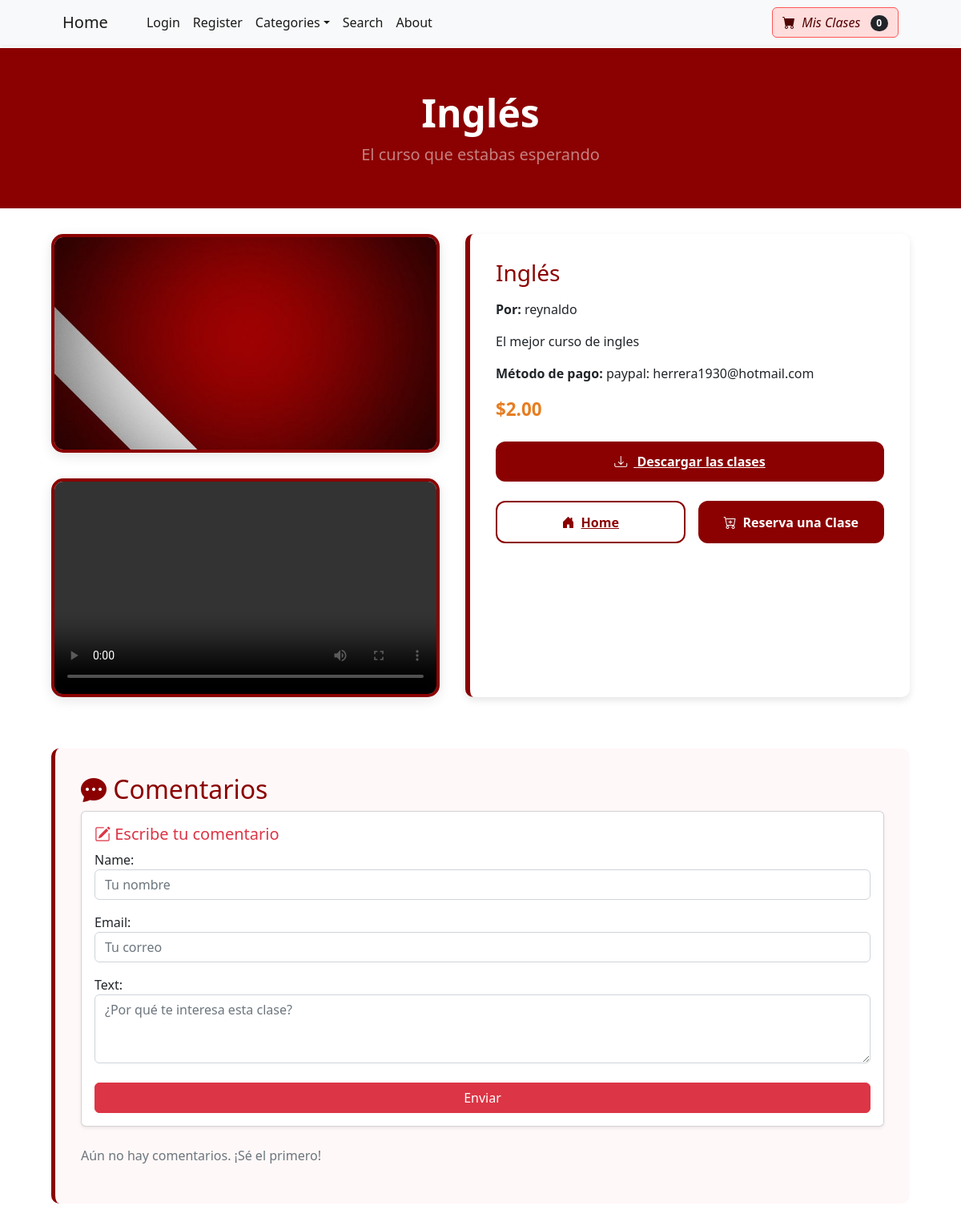
Before: /product/1 with the older database file.
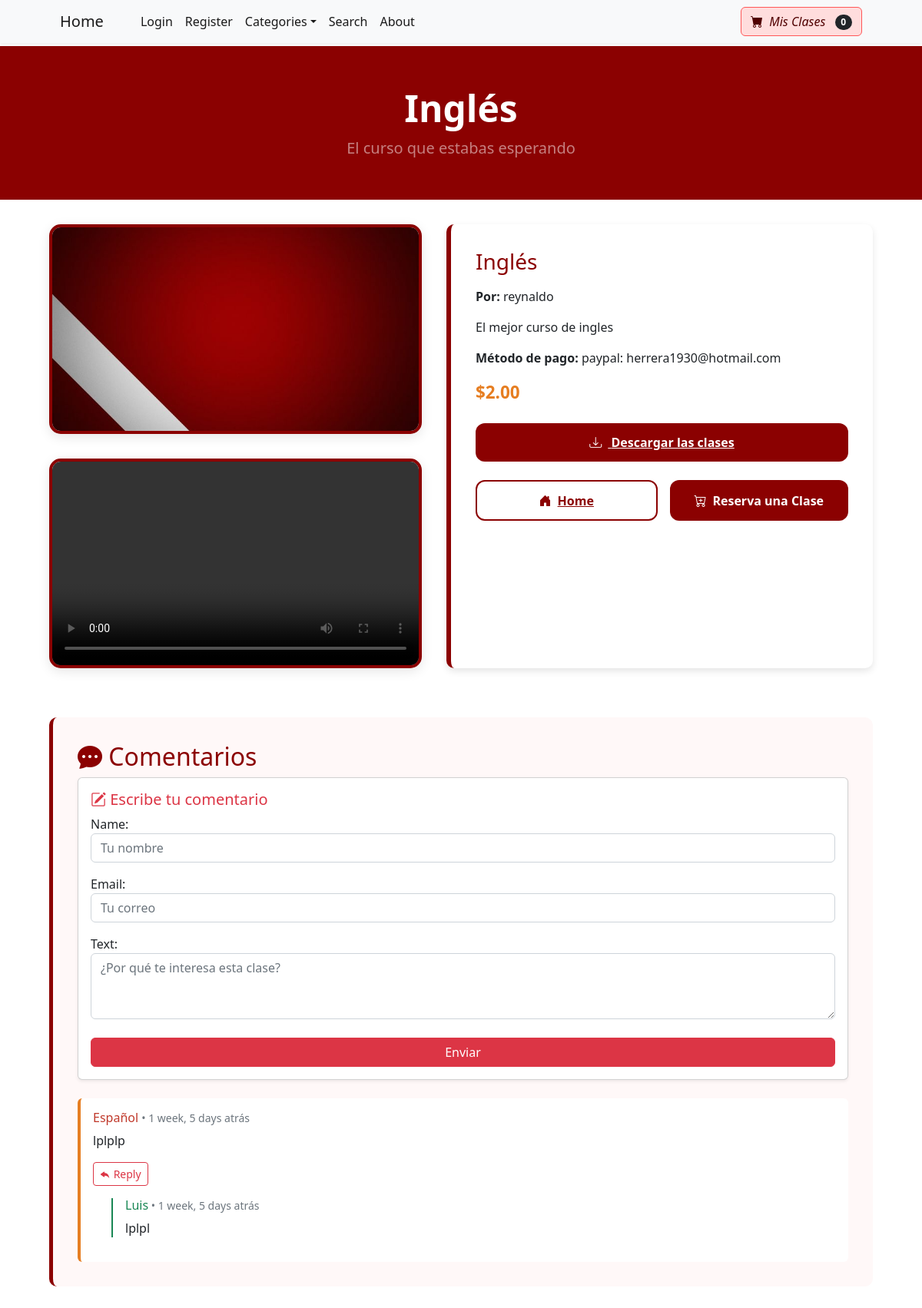
After: the same page with the newer database file.
### store/models.py (models this page shows, shortened)
class Comment(models.Model):
    user = models.ForeignKey(
        User,
        related_name='user_comment',
        on_delete=models.CASCADE, null=True
    )
    product = models.ForeignKey(
        Product,
        related_name='product_comment',
        on_delete=models.CASCADE
    )
    name = models.CharField(max_length=100, null=True)
    email = models.EmailField(null=True)  # Nuevo campo 'email'
    text = models.TextField(null=True)
    time_begin = models.DateTimeField(null=True)  # Nuevo campo 'time_begin'
    time_final = models.DateTimeField(null=True)  # Nuevo campo 'time_final'
    topic = models.CharField(max_length=200, null=True)  # Nuevo campo 'topic'
    created_date = models.DateTimeField(auto_now_add=True)
    class Meta:
        ordering = ['-created_date']  # 🔥 Esto asegura el orden DESC en toda la app

class CommentResponse(models.Model):
    comment = models.ForeignKey(Comment, related_name='responses', on_delete=models.CASCADE)
    responder_name = models.CharField(max_length=100)
    response_text = models.TextField()
    created_at = models.DateTimeField(auto_now_add=True)

### store/views.py (the view)
# urls.py: path('product/<int:pk>', views.product, name='product'),
def product(request, pk):
    product = get_object_or_404(Product, id=pk)
    comments = Comment.objects.filter(product=product)
    if request.method == 'POST' and 'comment_form' in request.POST:
        form = CommentForm(request.POST)
        if form.is_valid():
            comment = form.save(commit=False)
            comment.product = product
            if request.user.is_authenticated:
                comment.user = request.user
            comment.save()
            return redirect('product',pk=pk)
    else:
        form = CommentForm()
    if request.method == 'POST' and 'respuesta_form' in request.POST:
        comment_id = request.POST.get('comment_id')
        comment_obj = get_object_or_404(Comment, id=comment_id)
        response_form = CommentResponseForm(request.POST)
        if response_form.is_valid():
            response = response_form.save(commit=False)
            response.comment = comment_obj
            response.save()
            return redirect('product',pk=pk)
    else:
        response_form = CommentResponseForm()
    return render(request, 'product.html', {
        'product': product,
        'form': form,
        'comments': comments,
        'response_form': response_form,
    })

### store/forms.py
class CommentForm(forms.ModelForm):
    class Meta:
        model = Comment
        fields = ['name', 'email', 'text']
        widgets = {
            'name': forms.TextInput(attrs={'class': 'form-control', 'placeholder': 'Tu nombre'}),
            'email': forms.EmailInput(attrs={'class': 'form-control', 'placeholder': 'Tu correo'}),
            'text': forms.Textarea(attrs={'class': 'form-control', 'placeholder': '¿Por qué te interesa esta clase?', 'rows': 3}),
        }

class CommentResponseForm(forms.ModelForm):
    class Meta:
        model = CommentResponse
        fields = ['responder_name', 'response_text']
        widgets = {
            'responder_name': forms.TextInput(attrs={'class': 'form-control', 'placeholder': 'Tu nombre'}),
            'response_text': forms.Textarea(attrs={'class': 'form-control', 'placeholder': '¿Qué te motivó a matricularte?', 'rows': 2}),
        }

### cart/cart.py (called while the page is built)
    def __len__(self):
        return len(self.cart)

### cart/context_processors.py (called while the page is built)
def cart(request):
    return {'cart': Cart(request)}

### store/templates/product.html (shortened to what this page needs)
{% extends 'base.html' %}
{% block content %}
<header style="background: radial-gradient(circle, #8b0101 0%, #8b0101 100%) center/cover no-repeat; min-height: 200px;" class="d-flex justify-content-center align-items-center">
  <div class="text-center text-white">
      <h1 class="display-5 fw-bold">{{ product.name }}</h1>
      <p class="lead fw-normal text-white-50 mb-0">El curso que estabas esperando</p>
  </div>
</header>
<div class="product-container">
  <div class="media-section">
    <div class="media-box">
      <img src="{{ product.image.url }}" alt="Imagen del producto">
    </div>
    {% if product.video %}
    <div class="media-box">
      <video controls>
        <source src="{{ product.video.url }}" type="video/mp4">
      </video>
    </div>
    {% endif %}
  </div>
  <div class="details">
    <h3>{{ product.name }}</h3>
    <p><strong>Por:</strong> {{ product.user.username }}</p>
    <p>{{ product.description }}</p>
    <p><strong>Método de pago:</strong> {{ product.pay_method }}</p>
{% if product.is_sale and product.sale_price %}
  <p class="price">
    <strike>${{ product.price }}</strike> &nbsp;&nbsp;<span style="color: green;">${{ product.sale_price }}</span>
  </p>
{% else %}
  <p class="price">${{ product.price }}</p>
{% endif %}
    <div class="btn-group-custom">
      <a href="{% url 'product_detail' product.id %}" class="btn-custom btn-custom-danger"><i class="bi bi-download"></i> Descargar las clases</a>
    </div>
    <div class="btn-group-custom">
      <a href="{% url 'index' %}" class="btn-custom btn-custom-outline"><i class="bi bi-house-door-fill"></i>Home</a>
      <button type="button" id="add-cart" value="{{ product.id }}" class="btn-custom btn-custom-danger">
         <i class="bi bi-cart-plus"></i>Reserva una Clase
      </button>
    </div>
  </div>
</div>
<div class="comments">
  <h2><i class="bi bi-chat-dots-fill"></i> Comentarios</h2>
  <div class="card shadow-sm mb-4">
    <div class="card-body">
      <h5 class="text-danger"><i class="bi bi-pencil-square"></i> Escribe tu comentario</h5>
      <form method="post">
        {{ form.as_p }}
        <button type="submit" name="comment_form" class="btn btn-danger w-100 mt-2">
           Enviar
        </button>
      </form>
    </div>
  </div>
  {% for comment in comments %}
  <div class="card-comment">
    <h6>{{ comment.name }} <small class="text-muted">• {{ comment.created_date|timesince }} atrás</small></h6>
    <p>{{ comment.text }}</p>
    <button class="btn btn-sm btn-outline-danger" data-bs-toggle="collapse" data-bs-target="#reply{{ comment.id }}">
      <i class="bi bi-reply-fill"></i> Reply
    </button>
    {% for response in comment.responses.all %}
    <div class="mt-3 ms-4 ps-3 border-start border-2 border-success">
      <h6 class="text-success">{{ response.responder_name }}<small class="text-muted"> • {{ response.created_at|timesince }} atrás</small></h6>
      <p>{{ response.response_text }}</p>
    </div>
    {% endfor %}
  </div>
  {% empty %}
  <p class="text-muted">Aún no hay comentarios. ¡Sé el primero!</p>
  {% endfor %}
</div>
{% endblock %}

Changed rows visible on the page:
added Comment: name "Español", created_date "1 week, 5 days", text "lplplp"
added CommentResponse: responder_name "Luis", created_at "1 week, 5 days", response_text "lplpl"
Other visible differences:
text no longer shown: "Aún no hay comentarios. ¡Sé el primero!"
